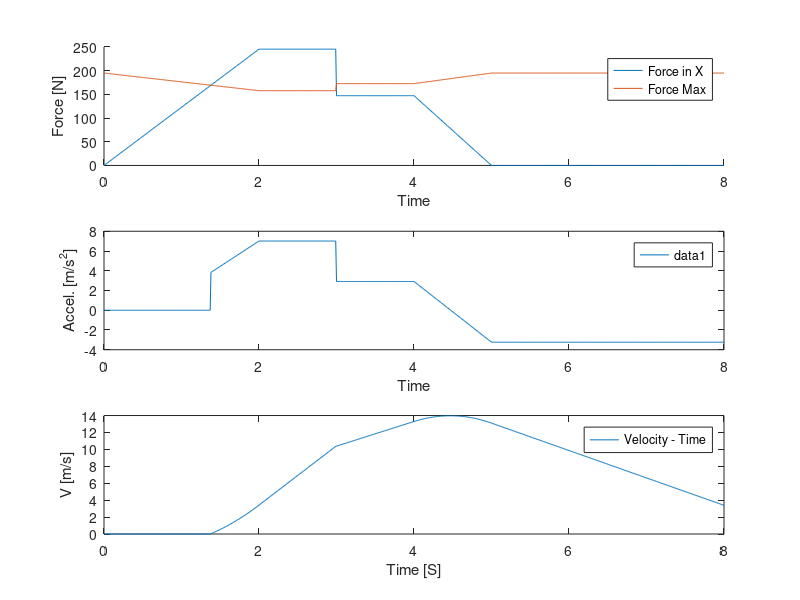

MATLAB code to generate this figure: (Note: this script raises an error after producing the figure.)
clear; clc

% Name: Isaac Abella
% Program Description: This program will calculate the acceleration and
% velocity at each value of a time. 

%% Initialize Known Values

data = load("lab304_data.mat");

% set the nominal values from the lab
uk = .33; 
us = .78;
theta = 11; % deg
weight = 250; % N
gravity = 9.81; % m/s^2

% Declare known from data table
pullForce = data.pullForce();
time = data.time();

% Calculations
m = weight/gravity;
Py = pullForce*sind(theta); %Remember to use the cosd and sind to convert from radians
Px = pullForce*cosd(theta);
Fn = weight - Py; % Force normal
Fmax = us * Fn; % Force Max

vn = NaN(1, length(time)); % we want to declare our vn and ax as empty but the same array size as time so the calculations will work in matlab
ax = NaN(1, length(time));

vn(1) = 0;
ax(1) = 0;

% Loop calculations
for idx = 2:length(time) % For loops want us to index into a proper array,
    %but we can't start at 1 because our velocity is set to NaN/0
    if (Px(idx) > Fmax(idx) || vn(idx-1) > 0)
        ForceFriction = uk * Fn(idx);
    else 
        ForceFriction = Px(idx);
    end
       ax(idx) = (Px(idx) - ForceFriction)/(m); % since the only changing variable in this is ForceFriction, we can just do the calculations outside of our logical if statement.
       t  = time(idx) - time(idx - 1);  
       vn(idx) = vn(idx - 1) + ax(idx) * t;
end

% Plotting - pull vs time, force vs time, acceleration vs time,
% velocity vs. time graph

fig1 = figure(1); clf

subplot(3,1,1);
hold on % we want to use hold on because we want to plot similar data series onto the same plot.
plot(time, Px, 'DisplayName', "Force in X");
plot(time, Fmax, 'DisplayName', "Force Max");
ylabel("Force [N]");
xlabel("Time");
legend();
hold off

subplot(3,1,2);
plot(time, ax);
xlabel("Time");
ylabel("Accel. [m/s^2]")
legend();

subplot(3,1,3);
plot(time, vn, 'DisplayName', "Velocity - Time");
xlabel("Time [S]")
ylabel("V [m/s]")
legend();
sgtitle("Time Graph Comparison ")

% Give the plots some names 
% end

%% Extra Credit


